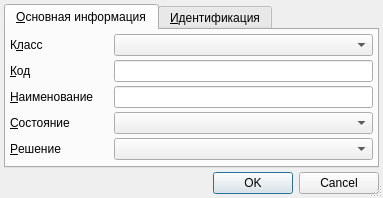
<?xml version="1.0" encoding="UTF-8"?>
<ui version="4.0">
 <class>ItemEditorDialog</class>
 <widget class="QDialog" name="ItemEditorDialog">
  <property name="geometry">
   <rect>
    <x>0</x>
    <y>0</y>
    <width>383</width>
    <height>195</height>
   </rect>
  </property>
  <property name="windowTitle">
   <string>ChangeMe!</string>
  </property>
  <property name="sizeGripEnabled">
   <bool>true</bool>
  </property>
  <layout class="QGridLayout" name="gridLayout_3">
   <property name="margin">
    <number>4</number>
   </property>
   <property name="spacing">
    <number>4</number>
   </property>
   <item row="0" column="0">
    <widget class="QTabWidget" name="tabWidget">
     <property name="currentIndex">
      <number>0</number>
     </property>
     <widget class="QWidget" name="tabMain">
      <attribute name="title">
       <string>&amp;Основная информация</string>
      </attribute>
      <layout class="QGridLayout" name="gridLayout_2">
       <property name="margin">
        <number>4</number>
       </property>
       <property name="spacing">
        <number>4</number>
       </property>
       <item row="0" column="0">
        <widget class="QLabel" name="lblType">
         <property name="sizePolicy">
          <sizepolicy hsizetype="Maximum" vsizetype="Preferred">
           <horstretch>0</horstretch>
           <verstretch>0</verstretch>
          </sizepolicy>
         </property>
         <property name="text">
          <string>К&amp;ласс</string>
         </property>
         <property name="buddy">
          <cstring>cmbType</cstring>
         </property>
        </widget>
       </item>
       <item row="0" column="1">
        <widget class="QComboBox" name="cmbType"/>
       </item>
       <item row="1" column="0">
        <widget class="QLabel" name="lblCode">
         <property name="sizePolicy">
          <sizepolicy hsizetype="Maximum" vsizetype="Preferred">
           <horstretch>0</horstretch>
           <verstretch>0</verstretch>
          </sizepolicy>
         </property>
         <property name="text">
          <string>&amp;Код</string>
         </property>
         <property name="buddy">
          <cstring>edtCode</cstring>
         </property>
        </widget>
       </item>
       <item row="1" column="1">
        <widget class="QLineEdit" name="edtCode"/>
       </item>
       <item row="2" column="0">
        <widget class="QLabel" name="lblName">
         <property name="sizePolicy">
          <sizepolicy hsizetype="Maximum" vsizetype="Preferred">
           <horstretch>0</horstretch>
           <verstretch>0</verstretch>
          </sizepolicy>
         </property>
         <property name="text">
          <string>&amp;Наименование</string>
         </property>
         <property name="buddy">
          <cstring>edtName</cstring>
         </property>
        </widget>
       </item>
       <item row="2" column="1">
        <widget class="QLineEdit" name="edtName"/>
       </item>
       <item row="3" column="0">
        <widget class="QLabel" name="lblState">
         <property name="sizePolicy">
          <sizepolicy hsizetype="Maximum" vsizetype="Preferred">
           <horstretch>0</horstretch>
           <verstretch>0</verstretch>
          </sizepolicy>
         </property>
         <property name="text">
          <string>&amp;Состояние</string>
         </property>
         <property name="buddy">
          <cstring>cmbState</cstring>
         </property>
        </widget>
       </item>
       <item row="3" column="1">
        <widget class="CTempInvalidStateComboBox" name="cmbState"/>
       </item>
       <item row="4" column="0">
        <widget class="QLabel" name="lblDecision">
         <property name="sizePolicy">
          <sizepolicy hsizetype="Maximum" vsizetype="Preferred">
           <horstretch>0</horstretch>
           <verstretch>0</verstretch>
          </sizepolicy>
         </property>
         <property name="text">
          <string>&amp;Решение</string>
         </property>
         <property name="buddy">
          <cstring>cmbDecision</cstring>
         </property>
        </widget>
       </item>
       <item row="4" column="1">
        <widget class="QComboBox" name="cmbDecision">
         <item>
          <property name="text">
           <string/>
          </property>
         </item>
         <item>
          <property name="text">
           <string>Направление на КЭК</string>
          </property>
         </item>
         <item>
          <property name="text">
           <string>Решение КЭК</string>
          </property>
         </item>
         <item>
          <property name="text">
           <string>Направление на МСЭ</string>
          </property>
         </item>
         <item>
          <property name="text">
           <string>Решение МСЭ</string>
          </property>
         </item>
         <item>
          <property name="text">
           <string>Госпитализация</string>
          </property>
         </item>
         <item>
          <property name="text">
           <string>Сан.кур.лечение</string>
          </property>
         </item>
        </widget>
       </item>
       <item row="5" column="0">
        <spacer name="spacer">
         <property name="orientation">
          <enum>Qt::Vertical</enum>
         </property>
         <property name="sizeHint" stdset="0">
          <size>
           <width>100</width>
           <height>3</height>
          </size>
         </property>
        </spacer>
       </item>
      </layout>
     </widget>
     <widget class="QWidget" name="tabIdentification">
      <attribute name="title">
       <string>&amp;Идентификация</string>
      </attribute>
      <layout class="QGridLayout" name="gridLayout">
       <property name="margin">
        <number>4</number>
       </property>
       <property name="spacing">
        <number>4</number>
       </property>
       <item row="0" column="0">
        <widget class="CInDocTableView" name="tblIdentification"/>
       </item>
      </layout>
     </widget>
    </widget>
   </item>
   <item row="1" column="0">
    <widget class="QDialogButtonBox" name="buttonBox">
     <property name="standardButtons">
      <set>QDialogButtonBox::Cancel|QDialogButtonBox::Ok</set>
     </property>
    </widget>
   </item>
  </layout>
 </widget>
 <customwidgets>
  <customwidget>
   <class>CInDocTableView</class>
   <extends>QTableView</extends>
   <header>library/InDocTable.h</header>
  </customwidget>
  <customwidget>
   <class>CTempInvalidStateComboBox</class>
   <extends>QComboBox</extends>
   <header location="global">RefBooks/TempInvalidState.h</header>
  </customwidget>
 </customwidgets>
 <tabstops>
  <tabstop>tabWidget</tabstop>
  <tabstop>cmbType</tabstop>
  <tabstop>edtCode</tabstop>
  <tabstop>edtName</tabstop>
  <tabstop>cmbState</tabstop>
  <tabstop>cmbDecision</tabstop>
  <tabstop>tblIdentification</tabstop>
  <tabstop>buttonBox</tabstop>
 </tabstops>
 <resources/>
 <connections>
  <connection>
   <sender>buttonBox</sender>
   <signal>accepted()</signal>
   <receiver>ItemEditorDialog</receiver>
   <slot>accept()</slot>
   <hints>
    <hint type="sourcelabel">
     <x>151</x>
     <y>181</y>
    </hint>
    <hint type="destinationlabel">
     <x>151</x>
     <y>98</y>
    </hint>
   </hints>
  </connection>
  <connection>
   <sender>buttonBox</sender>
   <signal>rejected()</signal>
   <receiver>ItemEditorDialog</receiver>
   <slot>reject()</slot>
   <hints>
    <hint type="sourcelabel">
     <x>151</x>
     <y>181</y>
    </hint>
    <hint type="destinationlabel">
     <x>151</x>
     <y>98</y>
    </hint>
   </hints>
  </connection>
 </connections>
</ui>
